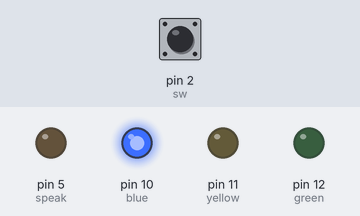
Bench run of a sketch on a simulated Arduino Uno, built with avr-gcc and run on an emulated ATmega328P. Shown: output pins drawn as LEDs (lit = HIGH). Dashed ring = blinking. The test bench sets the inputs (shaded band); at power-on: pin 2 (sw) HIGH.

Above: at 1.2 s.
1.3 s: pin 2 (sw) pulled LOW for 3.2 s
At 2.1 s:
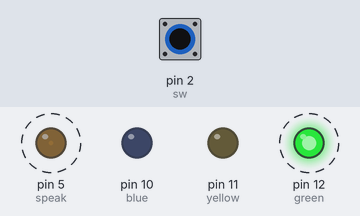
6.8 s: pin 2 (sw) pulled LOW for 0.15 s
At 7.9 s:
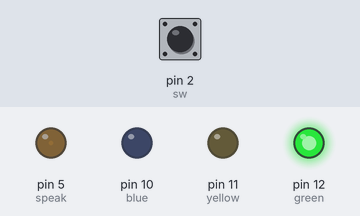
8.4 s: pin 2 (sw) pulled LOW for 1 s
At 9.1 s:
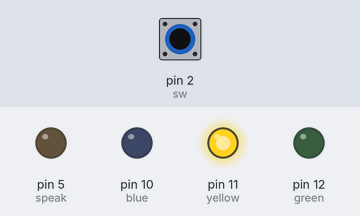
Timing chart, 0 to 11.4 s (numbered marks = the images above; inputs shaded):
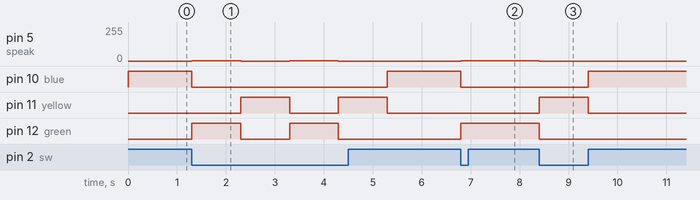

The sketch:

traffic.ino
```cpp
#define blue 10
#define yellow 11
#define green 12
#define sw 2
#define speak 5
bool chk = false;
void setup() {
  pinMode(blue, OUTPUT);
  pinMode(yellow, OUTPUT);
  pinMode(green, OUTPUT);
  pinMode(sw, INPUT);
  digitalWrite(blue,HIGH);
  digitalWrite(green,LOW);
  digitalWrite(yellow,LOW);
}

void loop() {

  int sww = digitalRead(sw);
  if(sww == 0){
    if(chk == false){
      digitalWrite(blue,LOW);
      digitalWrite(green,HIGH);
      analogWrite(speak,1);
      delay(1000);
      //if(sww == 0){
        chk = true;
      // }
    }
    else if(chk == true){
       digitalWrite(green,LOW);
       analogWrite(speak,0);
       digitalWrite(yellow,HIGH);
       delay(1000);
       digitalWrite(yellow,LOW);
       digitalWrite(blue,HIGH);
       //if(sww == 0){
         chk = false;
       //}
  }
  }
}
```

Measured:
- after the input at 1.3 s, pin 5 (speak): alternates 1/255 for 1.0 s and 0/255 for 1.0 s, 4 changes in all, then stays 0/255, starting at once; pin 10 (blue): HIGH → LOW at once, → HIGH 4.0 s later
- after the input at 6.8 s, pin 5 (speak): 0/255 → 1/255 at once; pin 10 (blue): HIGH → LOW at once; pin 12 (green): LOW → HIGH at once
- after the input at 8.4 s, pin 5 (speak): 1/255 → 0/255 at once; pin 10 (blue): LOW → HIGH after 1.0 s; pin 11 (yellow): LOW → HIGH at once, → LOW 1.0 s later; pin 12 (green): HIGH → LOW at once
